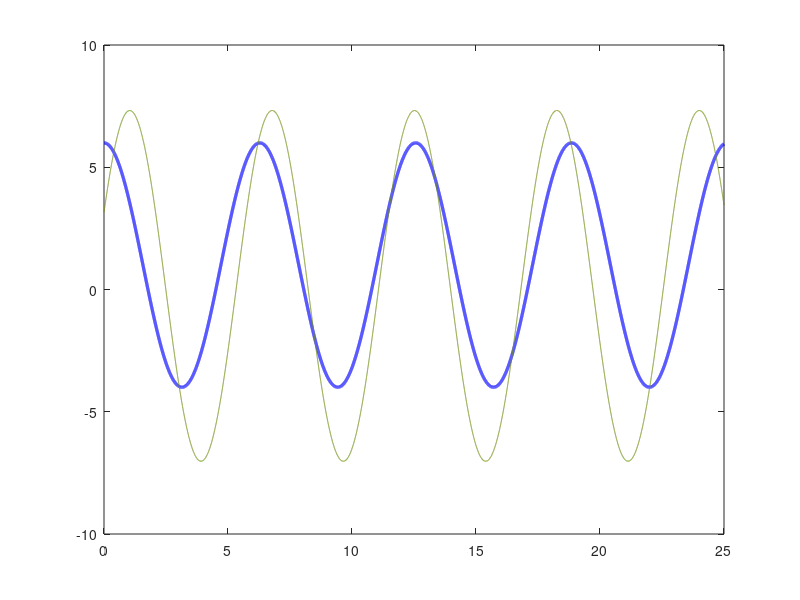

Reproduce this figure in MATLAB. (Note: this script raises an error after producing the figure.)
%try GA
function [Genome , Best]=tryGAonSIN()
clc;clear all;close all

% Algorithm variables: 
Genome.PopulationNum = 1000;
Genome.KeepPercent = 10;
Genome.MutationVariance = 0.2;
Genome.CrossMutationRatio = 0.3;
Genome.MinFit = 1;

% this is the real values:
Genome.A.actual = 5;
Genome.B.actual = 1;
Genome.omega.actual = 1;
Genome.phi.actual = pi/2;

% set here range:
Genome.A.min = 1;
Genome.A.max = 10;
Genome.B.min  = -10;
Genome.B.max = 10;
Genome.omega.min  = 0.1;
Genome.omega.max = 100;
Genome.phi.min  = -pi;
Genome.phi.max = pi;

% init genome:
Genome = InitGenome(Genome);
Genome.t = 0:0.001:25;

% do some generations:
figure(1)
f_actual = fun(Genome,0);
plot(Genome.t,f_actual,'Color','b','LineWidth',2.3)
hold on



    for gen = 1:200

        [Genome , Best] = Generation(Genome);
        
        figure(1)
        hold on
        f_best = Best.B+Best.A*sin(Best.omega*Genome.t+Best.phi);
        color = [rand(1) rand(1) rand(1)];
        plot(Genome.t,f_best,'Color',color)
        disp(['done gen #' num2str(gen) ', with fit: ' num2str(Best.fit), ' error: ' num2str(Best.e)])
        disp(['Best A: ' num2str(Best.A) '. Best B: ' num2str(Best.B) '. Best omega: ' num2str(Best.omega) '. Best phi: ' num2str(Best.phi)])

        figure(3)
        subplot 221
        hold on
        plot(gen,Best.A,'Marker','.')       
        title('A')
        
        subplot 222
        hold on
        plot(gen,Best.B,'Marker','o')       
        title('B') 
        
        subplot 223
        hold on
        plot(gen,Best.omega,'Marker','*')       
        title('\omega')  

        subplot 224
        hold on
        plot(gen,Best.phi,'Marker','+')       
        title('\phi')  
        
        figure(2)
        semilogy(gen,Best.fit,'Marker','v')  
        hold on
        semilogy(gen,Best.e,'Marker','o','Color','g') 
        title(['gen #' num2str(gen) ', with fit: ' num2str(Best.fit) , ' error: ' num2str(Best.e)])
        xlabel #gen
        ylabel 'fitness,error'
        
        drawnow
        
        if Best.fit<Genome.MinFit
            
            figure
            plot(Genome.t,f_actual,'Color','b','LineWidth',2.3,'LineStyle','--')
            hold on
            plot(Genome.t,f_best,'Color',color)        
            
            title(['converged at gen #' num2str(gen) ', with fitness: ' num2str(Best.fit) , ' error: ' num2str(Best.e)])
            
            return;
            
        end


    end
    
   figure
   plot(Genome.t,f_actual,'Color','b','LineWidth',2.3)
   hold on
   plot(Genome.t,f_best,'Color',color)        
            
   title(['got to max generation, ' num2str(gen) ', with fitness: ' num2str(Best.fit)])

end

function f = fun(Genome,i)

t = Genome.t;

if i==0
A = Genome.A.actual;
B = Genome.B.actual;
w = Genome.omega.actual;
phi = Genome.phi.actual;
else
A = Genome.A.val(i);
B = Genome.B.val(i);
w = Genome.omega.val(i);
phi = Genome.phi.val(i);    
end

f = A*sin(w*t+phi)+B;
end

function [fit,error] = fitness(Genome,i)

t = Genome.t;

f = fun(Genome,i);
f_actual = fun(Genome,0);

fit = norm(f-f_actual);


A_error = Genome.A.val(i)-Genome.A.actual;
B_error = Genome.B.val(i)-Genome.B.actual;
omega_error = Genome.omega.val(i)-Genome.omega.actual;
phi_error = Genome.phi.val(i)-Genome.phi.actual;
error = norm([A_error B_error omega_error phi_error]);

end

function [Genome , Best] = Generation(Genome)

    for i = 1:Genome.PopulationNum
       [ Genome.fit(i) , Genome.e(i)] = fitness(Genome,i);
    end
    
    % sort by best fit:
    [~,best_fit_ind] = sort(Genome.fit);
    Best.A = Genome.A.val(best_fit_ind(1));
    Best.B = Genome.B.val(best_fit_ind(1));
    Best.omega = Genome.omega.val(best_fit_ind(1));
    Best.phi =  Genome.phi.val(best_fit_ind(1));
    [Best.fit , Best.e]= fitness(Genome,best_fit_ind(1));
    
    Genome_tmp = Genome;
    
    % keep 'Keep%'
    KeepPercentInd = floor(Genome.KeepPercent/100*Genome.PopulationNum);

    for i = 1:KeepPercentInd
        
        Genome.A.val(i) = Genome_tmp.A.val(best_fit_ind(i));
        Genome.B.val(i) = Genome_tmp.B.val(best_fit_ind(i));
        Genome.omega.val(i) = Genome_tmp.omega.val(best_fit_ind(i));
        Genome.phi.val(i) = Genome_tmp.phi.val(best_fit_ind(i));
    
    end
    
    % mutate 'Mutate%':
    MutatePercentInd = 2*KeepPercentInd;
  
    for i = (KeepPercentInd+1):MutatePercentInd
        
  
        del_A = normrnd(0,Genome.MutationVariance);
        del_B = normrnd(0,Genome.MutationVariance);
        del_omega = normrnd(0,Genome.MutationVariance);
        del_phi = normrnd(0,Genome.MutationVariance);
        
        Genome.A.val(i) = Genome_tmp.A.val(best_fit_ind(i))+del_A;
        Genome.B.val(i) = Genome_tmp.B.val(best_fit_ind(i))+del_B;
        Genome.omega.val(i) = Genome_tmp.omega.val(best_fit_ind(i))+del_omega;
        Genome.phi.val(i) = Genome_tmp.phi.val(best_fit_ind(i))+del_phi;
    
        
        if Genome.A.val(i)>Genome.A.max
             Genome.A.val(i)=Genome.A.max;
        end
        if Genome.A.val(i)<Genome.A.min
             Genome.A.val(i)=Genome.A.min;
        end 
        if Genome.B.val(i)>Genome.B.max
             Genome.B.val(i)=Genome.B.max;
        end
        if Genome.B.val(i)<Genome.B.min
             Genome.B.val(i)=Genome.B.min;
        end  
        if Genome.omega.val(i)>Genome.omega.max
             Genome.omega.val(i)=Genome.omega.max;
        end
        if Genome.omega.val(i)<Genome.omega.min
             Genome.omega.val(i)=Genome.omega.min;
        end    
        if Genome.phi.val(i)>Genome.phi.max
             Genome.phi.val(i)=Genome.phi.max;
        end
        if Genome.phi.val(i)<Genome.phi.min
             Genome.phi.val(i)=Genome.phi.min;
        end 
    end   
    
    
    % cross-over 'Cross%':     
    for i = (MutatePercentInd+1):Genome.PopulationNum
    
        Parent1 = best_fit_ind(randi(KeepPercentInd));
        Parent2 = best_fit_ind(randi(KeepPercentInd));
  
        if round(rand(1))
          Genome.A.val(i) = Genome_tmp.A.val(Parent1);
        else
          Genome.A.val(i) = Genome_tmp.A.val(Parent2); 
        end
        if rand(1)<Genome.CrossMutationRatio
          del_A = normrnd(0,Genome.MutationVariance);
          Genome.A.val(i) = Genome.A.val(i)+del_A;
        end 
        
        
        if round(rand(1))
          Genome.B.val(i) = Genome_tmp.B.val(Parent1);
        else
          Genome.B.val(i) = Genome_tmp.B.val(Parent2); 
        end
        if rand(1)<Genome.CrossMutationRatio
          del_B = normrnd(0,Genome.MutationVariance);
          Genome.B.val(i) = Genome.B.val(i)+del_B;
        end  
        
        if round(rand(1))
          Genome.omega.val(i) = Genome_tmp.omega.val(Parent1);
        else
          Genome.omega.val(i) = Genome_tmp.omega.val(Parent2); 
        end
        if rand(1)<Genome.CrossMutationRatio
          del_omega = normrnd(0,Genome.MutationVariance);
          Genome.omega.val(i) = Genome.omega.val(i)+del_omega;
        end          
        
        if round(rand(1))
          Genome.phi.val(i) = Genome_tmp.phi.val(Parent1);
        else
          Genome.phi.val(i) = Genome_tmp.phi.val(Parent2); 
        end
        if rand(1)<Genome.CrossMutationRatio
          del_phi = normrnd(0,Genome.MutationVariance);
          Genome.phi.val(i) = Genome.phi.val(i)+del_phi;
        end
        
        if Genome.A.val(i)>Genome.A.max
             Genome.A.val(i)=Genome.A.max;
        end
        if Genome.A.val(i)<Genome.A.min
             Genome.A.val(i)=Genome.A.min;
        end 
        if Genome.B.val(i)>Genome.B.max
             Genome.B.val(i)=Genome.B.max;
        end
        if Genome.B.val(i)<Genome.B.min
             Genome.B.val(i)=Genome.B.min;
        end  
        if Genome.omega.val(i)>Genome.omega.max
             Genome.omega.val(i)=Genome.omega.max;
        end
        if Genome.omega.val(i)<Genome.omega.min
             Genome.omega.val(i)=Genome.omega.min;
        end    
        if Genome.phi.val(i)>Genome.phi.max
             Genome.phi.val(i)=Genome.phi.max;
        end
        if Genome.phi.val(i)<Genome.phi.min
             Genome.phi.val(i)=Genome.phi.min;
        end 
        
    end

end


function Genome = InitGenome(Genome)

N = Genome.PopulationNum;
Genome.A.val = Genome.A.min+(Genome.A.max-Genome.A.min)*rand(1,N);
Genome.B.val = Genome.B.min+(Genome.B.max-Genome.B.min)*rand(1,N);
Genome.omega.val = Genome.omega.min+(Genome.omega.max-Genome.omega.min)*rand(1,N);
Genome.phi.val = Genome.phi.min+(Genome.phi.max-Genome.phi.min)*rand(1,N);

Genome.fit = ones(1,N)*10^99;
Genome.e = ones(1,N)*10^99;
end